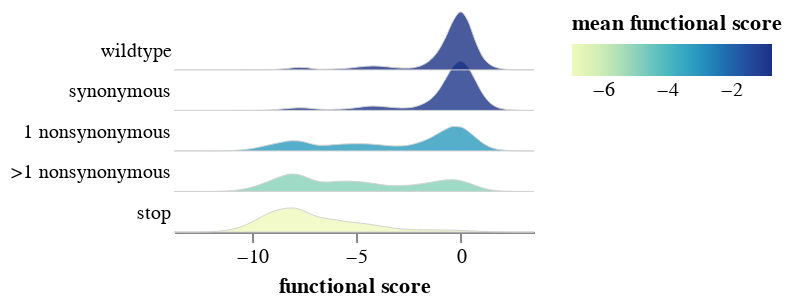

Notebook code cell kept with this figure:
### Code cell
ridgeplot(func_scores, 'B')

### Figure 1 — Vega-Lite specification as saved in the notebook (floating-point values rounded to 4 significant figures; data arrays with more than 128 entries replaced by an {"elided": "..."} marker saying what was removed)
{"config": {"view": {"continuousWidth": 300, "continuousHeight": 300, "stroke": null}, "axis": {"grid": false}}, "data": {"name": "data-ca91c9973d11f92f8113eac5e1b48001"}, "mark": {"type": "area", "fillOpacity": 0.8, "interpolate": "monotone", "smooth": true, "stroke": "lightgray", "strokeWidth": 0.5}, "autosize": {"resize": true}, "encoding": {"fill": {"field": "mean_func_score", "legend": {"direction": "horizontal"}, "scale": {"scheme": "yellowgreenblue"}, "title": "mean functional score", "type": "quantitative"}, "tooltip": [{"field": "variant_class", "type": "nominal"}, {"field": "mean_func_score", "format": ".2f", "title": "mean functional score", "type": "quantitative"}, {"field": "number of variants", "type": "quantitative"}], "x": {"field": "func_score", "scale": {"nice": false}, "title": "functional score", "type": "quantitative"}, "y": {"axis": {"domain": false, "labelExpr": "['stop', '>1 nonsynonymous', '1 nonsynonymous', 'synonymous', 'wildtype'][round(datum.value - 0.5)]", "ticks": false, "values": [0.5, 1.5, 2.5, 3.5, 4.5]}, "field": "y", "scale": {"nice": false}, "title": null, "type": "quantitative"}, "y2": {"field": "y2"}}, "height": 110, "width": 180, "$schema": "https://vega.github.io/schema/vega-lite/v5.15.1.json", "datasets": {"data-ca91c9973d11f92f8113eac5e1b48001": {"elided": "250 records"}}}
